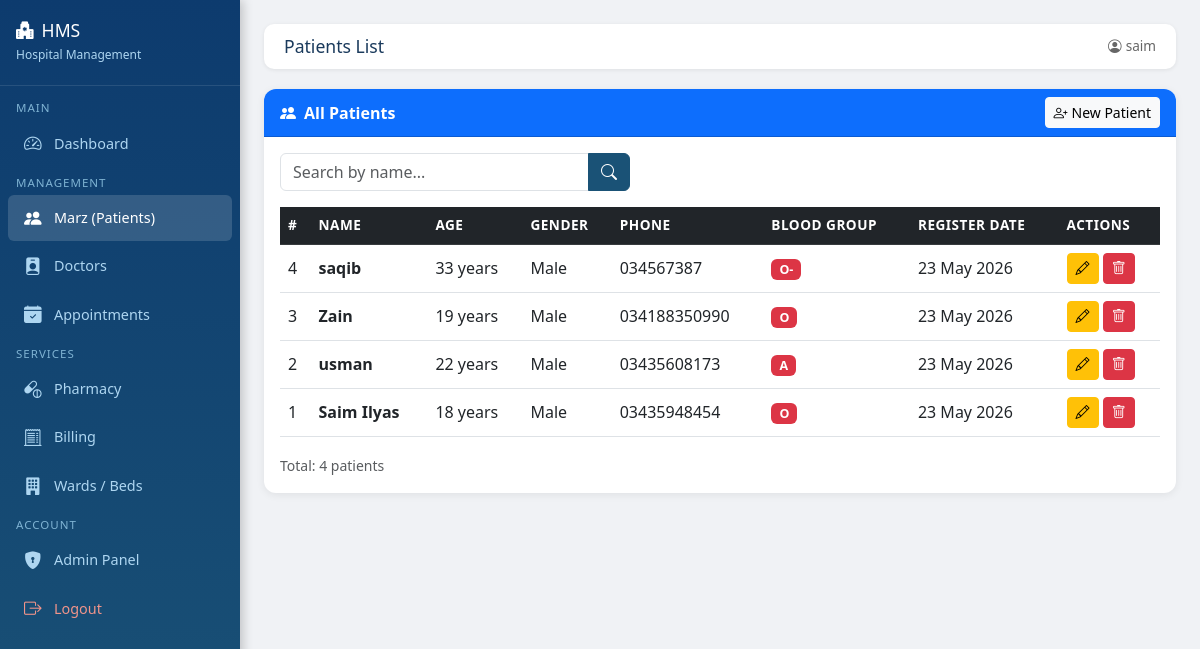
/patients/ (signed in), run on the app's committed database.
### patients/models.py (models this page shows, shortened)
class Patient(models.Model):
    BLOOD_GROUPS = [
        ('A+','A+'), ('A-','A-'), ('B+','B+'), ('B-','B-'),
        ('O+','O+'), ('O-','O-'), ('AB+','AB+'), ('AB-','AB-'),
    ]
    GENDER_CHOICES = [('Male','Male'), ('Female','Female'), ('Other','Other')]
    name        = models.CharField(max_length=100)
    age         = models.IntegerField()
    gender      = models.CharField(max_length=10, choices=GENDER_CHOICES)
    phone       = models.CharField(max_length=15)
    address     = models.TextField()
    blood_group = models.CharField(max_length=5, choices=BLOOD_GROUPS)
    registered  = models.DateTimeField(auto_now_add=True)
    class Meta:
        ordering = ['-registered']

### patients/views.py (the view)
# urls.py: path('', views.patient_list, name='patient_list'),
@login_required
def patient_list(request):
    query = request.GET.get('q', '')
    patients = Patient.objects.all()
    if query:
        patients = patients.filter(name__icontains=query)
    return render(request, 'patients/list.html', {'patients': patients, 'query': query})

### templates/patients/list.html
{% extends 'base.html' %}
{% block page_title %}Patients List{% endblock %}
{% block content %}
<div class="card">
    <div class="card-header bg-primary text-white d-flex justify-content-between align-items-center">
        <span><i class="bi bi-people-fill me-2"></i>All Patients</span>
        <a href="{% url 'add_patient' %}" class="btn btn-light btn-sm"><i class="bi bi-person-plus me-1"></i>New Patient</a>
    </div>
    <div class="card-body">
        <form method="get" class="mb-3">
            <div class="input-group" style="max-width:350px;">
                <input type="text" name="q" class="form-control" placeholder="Search by name..." value="{{ query }}">
                <button class="btn btn-primary" type="submit"><i class="bi bi-search"></i></button>
            </div>
        </form>
        <table class="table table-hover align-middle">
            <thead class="table-dark">
                <tr>
                    <th>#</th>
                    <th>Name</th>
                    <th>Age</th>
                    <th>Gender</th>
                    <th>Phone</th>
                    <th>Blood Group</th>
                    <th>Register Date</th>
                    <th>Actions</th>
                </tr>
            </thead>
            <tbody>
                {% for p in patients %}
                <tr>
                    <td>{{ p.id }}</td>
                    <td><strong>{{ p.name }}</strong></td>
                    <td>{{ p.age }} years</td>
                    <td>{{ p.gender }}</td>
                    <td>{{ p.phone }}</td>
                    <td><span class="badge bg-danger">{{ p.blood_group }}</span></td>
                    <td>{{ p.registered|date:"d M Y" }}</td>
                    <td>
                        <a href="{% url 'edit_patient' p.id %}" class="btn btn-sm btn-warning">
                            <i class="bi bi-pencil"></i>
                        </a>
                        <a href="{% url 'delete_patient' p.id %}" class="btn btn-sm btn-danger"
                           onclick="return confirm('Are you sure you want to delete {{ p.name }}?')">
                            <i class="bi bi-trash"></i>
                        </a>
                    </td>
                </tr>
                {% empty %}
                <tr><td colspan="8" class="text-center text-muted p-4">No patients found.</td></tr>
                {% endfor %}
            </tbody>
        </table>
        <small class="text-muted">Total: {{ patients|length }} patients</small>
    </div>
</div>
{% endblock %}

### templates/base.html (shortened to what this page needs)
<!DOCTYPE html>
<html lang="ur" dir="ltr">
<head>
    <link href="https://cdn.jsdelivr.net/npm/bootstrap@5.3.0/dist/css/bootstrap.min.css" rel="stylesheet">
    <link href="https://cdn.jsdelivr.net/npm/bootstrap-icons@1.11.0/font/bootstrap-icons.css" rel="stylesheet">
</head>
<body>
<div class="sidebar">
    <div class="brand">
        <h5><i class="bi bi-hospital-fill me-2"></i>HMS</h5>
        <small>Hospital Management</small>
    </div>
    <nav class="mt-2">
        <span class="nav-section">Main</span>
        <a href="/" class="{% if request.path == '/' %}active{% endif %}">
            <i class="bi bi-speedometer2"></i> Dashboard
        </a>
        <span class="nav-section">Management</span>
        <a href="/patients/" class="{% if '/patients/' in request.path %}active{% endif %}">
            <i class="bi bi-people-fill"></i> Marz (Patients)
        </a>
        <a href="/doctors/" class="{% if '/doctors/' in request.path %}active{% endif %}">
            <i class="bi bi-person-badge-fill"></i> Doctors
        </a>
        <a href="/appointments/" class="{% if '/appointments/' in request.path %}active{% endif %}">
            <i class="bi bi-calendar-check-fill"></i> Appointments
        </a>
        <span class="nav-section">Services</span>
        <a href="/pharmacy/" class="{% if '/pharmacy/' in request.path %}active{% endif %}">
            <i class="bi bi-capsule-pill"></i> Pharmacy
        </a>
        <a href="/billing/" class="{% if '/billing/' in request.path %}active{% endif %}">
            <i class="bi bi-receipt-cutoff"></i> Billing
        </a>
        <a href="/wards/" class="{% if '/wards/' in request.path %}active{% endif %}">
            <i class="bi bi-building-fill"></i> Wards / Beds
        </a>
        <span class="nav-section">Account</span>
        <a href="/admin/" target="_blank">
            <i class="bi bi-shield-lock-fill"></i> Admin Panel
        </a>
        <a href="/logout/" style="color: #f1948a;">
            <i class="bi bi-box-arrow-right"></i> Logout
        </a>
    </nav>
</div>
<div class="main-content">
    <div class="topbar">
        <h4>{% block page_title %}Dashboard{% endblock %}</h4>
        <span style="color:#666; font-size:0.85rem;">
            <i class="bi bi-person-circle me-1"></i>{{ request.user.username }}
        </span>
    </div>
    {% block content %}{% endblock %}
</div>
</body>
</html>

### templates/base.html (style rules this page uses)
body { background: #f0f2f5; font-family: 'Segoe UI', sans-serif; }
.sidebar { width: 240px; min-height: 100vh; background: linear-gradient(180deg, #0d3b6e 0%, #1a5276 100%); color: white; position: fixed; top: 0; left: 0; z-index: 100; box-shadow: 3px 0 10px rgba(0,0,0,0.2); }
.sidebar .brand { padding: 20px 16px; border-bottom: 1px solid rgba(255,255,255,0.1); }
.sidebar .brand h5 { color: #fff; font-size: 1.1rem; margin: 0; }
.sidebar .brand small { color: #aed6f1; font-size: 0.75rem; }
.sidebar nav a { display: flex; align-items: center; gap: 10px; padding: 10px 16px; color: #aed6f1; text-decoration: none; font-size: 0.9rem; border-radius: 6px; margin: 2px 8px; transition: all 0.2s; }
.sidebar nav a:hover, .sidebar nav a.active { background: rgba(255,255,255,0.15); color: #fff; }
.sidebar nav a i { font-size: 1.1rem; width: 20px; }
.sidebar .nav-section { padding: 8px 16px 4px; color: #7fb3d3; font-size: 0.72rem; text-transform: uppercase; letter-spacing: 1px; }
.main-content { margin-left: 240px; padding: 24px; min-height: 100vh; }
.topbar { background: white; padding: 12px 20px; border-radius: 10px; margin-bottom: 20px; box-shadow: 0 1px 4px rgba(0,0,0,0.08); display: flex; justify-content: space-between; align-items: center; }
.topbar h4 { margin: 0; font-size: 1.1rem; color: #1a3a5c; }
.card { border: none; border-radius: 12px; box-shadow: 0 2px 8px rgba(0,0,0,0.07); }
.card-header { border-radius: 12px 12px 0 0 !important; font-weight: 600; }
.btn-primary { background: #1a5276; border-color: #1a5276; }
.table th { font-weight: 600; font-size: 0.85rem; text-transform: uppercase; letter-spacing: 0.5px; }
.badge { font-size: 0.78rem; }

### data on the page
Patient: id "4", name "saqib", age "33", gender "Male", phone "034567387", blood_group "O-", registered "23 May 2026"
Patient: id "3", name "Zain", age "19", gender "Male", phone "034188350990", blood_group "O", registered "23 May 2026"
Patient: id "2", name "usman", age "22", gender "Male", phone "03435608173", blood_group "A", registered "23 May 2026"
Patient: id "1", name "Saim Ilyas", age "18", gender "Male", phone "03435948454", blood_group "O", registered "23 May 2026"

### other printed values
{{ request.user.username }} "saim"
{{ patients|length }} "4"
